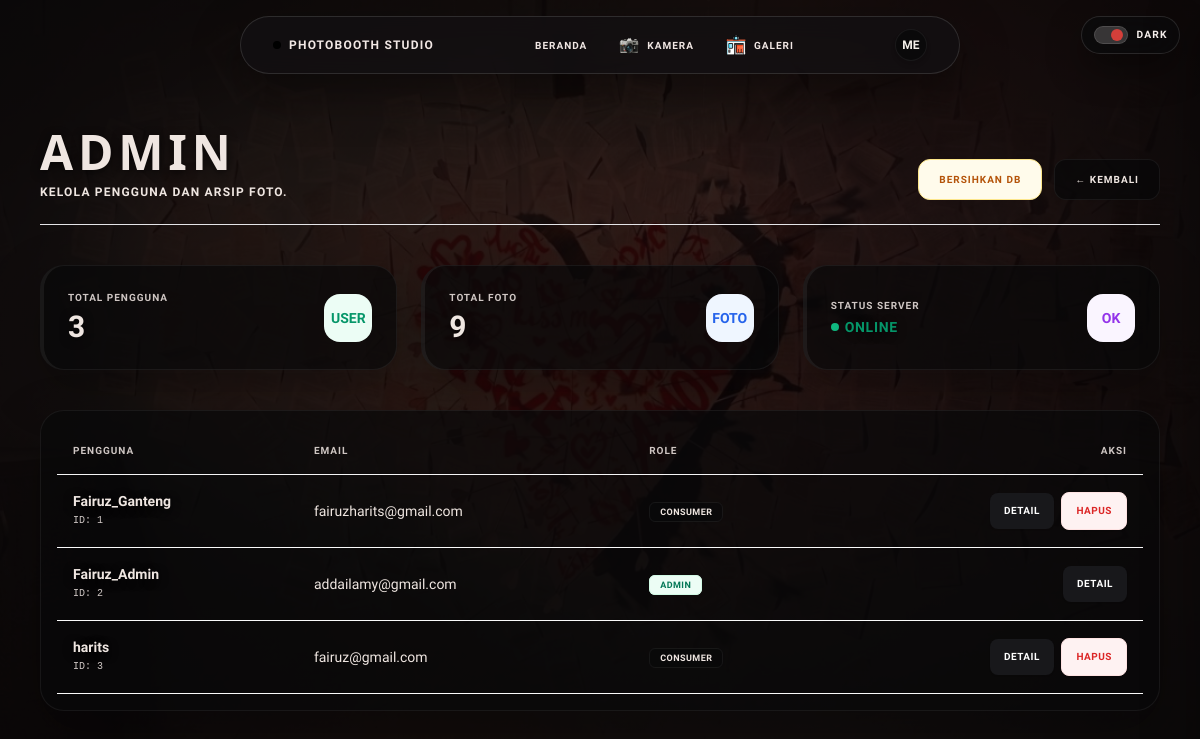
The app's page /admin (signed in) with its own data.
### core/models.py (models this page shows, shortened)
class User(UserMixin, db.Model):
    id = db.Column(db.Integer, primary_key=True)
    username = db.Column(db.String(50), unique=True, nullable=False)
    email = db.Column(db.String(100), unique=True, nullable=False)
    password = db.Column(db.String(200), nullable=False)
    role = db.Column(db.String(20), default='consumer') # 'consumer' atau 'admin'
    phone = db.Column(db.String(20), nullable=True)
    bio = db.Column(db.Text, nullable=True)
    profile_pic = db.Column(db.String(200), nullable=True)
    photos = db.relationship('Photo', backref='owner', lazy=True)

### core/routes/admin.py (the view)
@admin_bp.route('/admin')
@login_required
def admin_dashboard():
    if current_user.role != 'admin':
        flash('Akses ditolak! Anda bukan Admin.', 'error')
        return redirect(url_for('user.dashboard'))
    all_users = User.query.all()
    upload_folder = current_app.config['UPLOAD_FOLDER']
    all_photos = Photo.query.all()
    valid_photos_count = sum(
        1 for p in all_photos
        if os.path.exists(os.path.join(upload_folder, p.file_path))
    )
    return render_template('admin.html', user=current_user, users=all_users, total_photos=valid_photos_count)

### app.py (called while the page is built)
@login_manager.user_loader
def load_user(user_id):
    return User.query.get(int(user_id))

### templates/admin.html (shortened to what this page needs)
{% extends "base.html" %}
{% block content %}
<div class="pt-32 pb-16 min-h-screen bg-zinc-50 text-zinc-900 relative z-10 select-none transition-colors duration-300">
    <div class="max-w-6xl mx-auto px-4">
        <div class="flex justify-between items-end mb-10 border-b border-zinc-200 pb-6 dash-header">
            <div>
                <h1 class="text-3xl md:text-5xl font-black tracking-widest text-zinc-900 uppercase font-sans">Admin</h1>
                <p class="text-zinc-500 text-xs tracking-widest uppercase mt-2 font-semibold">
                    Kelola pengguna dan arsip foto.
                </p>
            </div>
            <div class="flex items-center gap-3">
                <button type="button" onclick="runCleanup()" title="Bersihkan record foto yang sudah dihapus dari database"
                    class="inline-block bg-amber-50 hover:bg-amber-500 hover:text-white text-amber-700 border border-amber-200 font-black text-[10px] tracking-widest uppercase px-5 py-3 transition-all duration-300 rounded-xl cursor-pointer">
                    Bersihkan DB
                </button>
                <a href="{{ url_for('user.dashboard') }}"
                    class="inline-block bg-zinc-100 hover:bg-zinc-200 text-zinc-800 font-black text-[10px] tracking-widest uppercase px-5 py-3 border border-zinc-200 transition-all duration-300 rounded-xl cursor-pointer">
                    ← Kembali
                </a>
            </div>
        </div>
        <div class="grid grid-cols-1 md:grid-cols-3 gap-6 mb-10 admin-stats">
            <div class="bg-white border border-zinc-200/80 p-6 rounded-3xl shadow-sm border-l-4 border-l-emerald-500 flex items-center justify-between">
                <div>
                    <p class="text-[10px] font-black tracking-widest uppercase text-zinc-400 mb-1">Total Pengguna</p>
                    <h3 class="text-3xl font-black text-zinc-900">{{ users|length }}</h3>
                </div>
                <div class="text-sm font-black bg-emerald-50 text-emerald-600 w-12 h-12 flex items-center justify-center rounded-2xl">USER</div>
            </div>
            <div class="bg-white border border-zinc-200/80 p-6 rounded-3xl shadow-sm border-l-4 border-l-blue-500 flex items-center justify-between">
                <div>
                    <p class="text-[10px] font-black tracking-widest uppercase text-zinc-400 mb-1">Total Foto</p>
                    <h3 class="text-3xl font-black text-zinc-900">{{ total_photos | default('0') }}</h3>
                </div>
                <div class="text-sm font-black bg-blue-50 text-blue-600 w-12 h-12 flex items-center justify-center rounded-2xl">FOTO</div>
            </div>
            <div class="bg-white border border-zinc-200/80 p-6 rounded-3xl shadow-sm border-l-4 border-l-purple-500 flex items-center justify-between">
                <div>
                    <p class="text-[10px] font-black tracking-widest uppercase text-zinc-400 mb-1">Status Server</p>
                    <h3 class="text-sm font-black text-emerald-600 tracking-wider flex items-center gap-1.5 mt-1">
                        <span class="w-2 h-2 bg-emerald-500 rounded-full animate-ping"></span> ONLINE
                    </h3>
                </div>
                <div class="text-sm font-black bg-purple-50 text-purple-600 w-12 h-12 flex items-center justify-center rounded-2xl">OK</div>
            </div>
        </div>
        <div class="bg-white border border-zinc-200/80 rounded-3xl overflow-hidden shadow-sm admin-table">
            <div class="overflow-x-auto p-4">
                <table class="w-full text-left border-collapse">
                    <thead>
                        <tr class="border-b border-zinc-100 text-[10px] tracking-widest uppercase text-zinc-400">
                            <th class="p-4 font-bold">Pengguna</th>
                            <th class="p-4 font-bold">Email</th>
                            <th class="p-4 font-bold">Role</th>
                            <th class="p-4 font-bold text-right">Aksi</th>
                        </tr>
                    </thead>
                    <tbody>
                        {% for u in users %}
                        <tr data-user-id="{{ u.id }}" class="border-b border-zinc-50 hover:bg-zinc-50/50 transition-colors text-sm">
                            <td class="p-4 flex items-center gap-3">
                                <div>
                                    <h4 class="font-bold text-zinc-800">{{ u.username }}</h4>
                                    <p class="text-[10px] font-mono text-zinc-400">ID: {{ u.id }}</p>
                                </div>
                            </td>
                            <td class="p-4 text-zinc-600 font-medium">{{ u.email }}</td>
                            <td class="p-4">
                                {% if u.role == 'admin' %}
                                    <span class="px-2.5 py-1 bg-emerald-50 text-emerald-700 border border-emerald-100 rounded-md text-[9px] font-black uppercase tracking-wider">
                                        Admin
                                    </span>
                                {% else %}
                                    <span class="px-2.5 py-1 bg-zinc-100 text-zinc-700 border border-zinc-200 rounded-md text-[9px] font-black uppercase tracking-wider">
                                        Consumer
                                    </span>
                                {% endif %}
                            </td>
                            <td class="p-4 text-right space-x-1">
                                <button type="button" onclick="openUserDrawer('{{ u.id }}')"
                                    class="inline-flex items-center gap-1 bg-zinc-900 text-white hover:bg-zinc-800 text-[10px] font-black uppercase tracking-wider px-3.5 py-2 rounded-lg transition-all active:scale-95 shadow-sm cursor-pointer">
                                    Detail
                                </button>
                                {% if u.id != current_user.id %}
                                <button type="button" onclick="deleteUser('{{ u.id }}', '{{ u.username }}')"
                                    class="inline-flex items-center gap-1 bg-red-50 text-red-600 border border-red-100 hover:bg-red-600 hover:text-white text-[10px] font-black uppercase tracking-wider px-3.5 py-2 rounded-lg transition-all active:scale-95 shadow-sm cursor-pointer">
                                    Hapus
                                </button>
                                {% endif %}
                            </td>
                        </tr>
                        {% endfor %}
                    </tbody>
                </table>
            </div>
        </div>
    </div>
</div>
{% endblock %}

### templates/base.html (shortened to what this page needs)
<!DOCTYPE html>
<html lang="en">
<head>
    <script src="https://cdn.tailwindcss.com"></script>
    <link rel="stylesheet" href="{{ url_for('static', filename='css/style.css') }}">
</head>
<body class="min-h-screen flex flex-col overflow-x-hidden hero-bg" style="background-image: url('{{ url_for('static', filename='assets/Photobooth_Background.jpeg') }}');">
    <button id="theme-toggle" type="button" class="theme-toggle" onclick="globalToggleTheme()"
        aria-label="Ganti tema" aria-pressed="false">
        <span class="theme-toggle-track" aria-hidden="true">
            <span id="global-theme-knob" class="theme-toggle-knob"></span>
        </span>
        <span id="global-theme-text" class="theme-toggle-text">Dark</span>
    </button>
    <nav
        class="global-glass fixed top-4 left-1/2 -translate-x-1/2 w-[92%] md:w-[60%] z-50 px-6 md:px-8 py-3 flex justify-between items-center border border-black/10 dark:border-white/10 shadow-2xl rounded-full backdrop-blur-md transition-all duration-300 text-slate-900 dark:text-white">
        <a href="{{ url_for('user.dashboard') }}"
            class="font-black tracking-widest text-[10px] md:text-xs uppercase flex items-center gap-2 select-none">
            <span class="w-2 h-2 bg-black dark:bg-white rounded-full animate-pulse"></span>
            Photobooth Studio
        </a>
        <div class="hidden md:flex items-center gap-8 text-[10px] font-black tracking-widest uppercase">
            <a href="{{ url_for('user.dashboard') }}" class="hover:opacity-50 transition-opacity py-1 flex ">Beranda</a>
            <a href="{{ url_for('photo.photobooth') }}" class="hover:opacity-50 transition-opacity py-1 flex items-center gap-2">
                <img src="{{ url_for('static', filename='assets/Gemini_Generated_Image_b4hngeb4hngeb4hn.png') }}" alt="Gemini Generated" title="Gemini Generated" class="w-5 h-5" />
                <span>Kamera</span>
            </a>
            <a href="{{ url_for('user.gallery') }}" class="hover:opacity-50 transition-opacity py-1 flex items-center gap-2">
                <img src="{{ url_for('static', filename='assets/Logo Gallery.png') }}" alt="Kamera preview" class="w-5 h-5" />
                <span>Galeri</span>
            </a>
        </div>
        <div class="flex items-center">
            <a href="{{ url_for('user.profile') }}"
                class="w-8 h-8 rounded-full bg-white text-slate-900 flex items-center justify-center border border-black/15 hover:scale-110 active:scale-95 hover:rotate-6 transition-all shadow-md group overflow-hidden"
                title="Buka Profil Saya">
                <span class="text-xs font-black group-hover:scale-110 transition-transform">ME</span>
            </a>
        </div>
    </nav>
    <main class="flex-grow">
        {% block content %}{% endblock %}
    </main>
</body>
</html>

### static/css/style.css (style rules this page uses)
body { font-family: 'Plus Jakarta Sans', sans-serif; background-color: #09090b; color: #f4f4f5; transition: background-color 0.4s ease, color 0.4s ease; }
body.hero-bg { background-size: cover; background-position: center; background-repeat: no-repeat; background-attachment: fixed; --photo-accent: #d43f3a; --photo-muted: #f3d7cf; --photo-dark: #1f1f23; }
.global-glass { background: rgba(255, 255, 255, 0.02); backdrop-filter: blur(16px); -webkit-backdrop-filter: blur(16px); border: 1px solid rgba(255, 255, 255, 0.08); transition: all 0.4s ease; }
body.hero-bg { color: #f7f3f0; }
body.hero-bg h1, body.hero-bg h2, body.hero-bg h3, body.hero-bg h4, body.hero-bg h5 { text-shadow: 0 2px 10px rgba(0,0,0,0.65); }
body.hero-bg .global-glass { background: rgba(255,255,255,0.03); border: 1px solid rgba(0,0,0,0.18); }
body.hero-bg a, body.hero-bg .text-adaptive-muted { color: #f1e7e4; }
body.hero-bg .bg-white, body.hero-bg .bg-zinc-50, body.hero-bg .panel-card, body.hero-bg .form-card, body.hero-bg .gallery-card, body.hero-bg .chamber-viewport, body.hero-bg .bg-zinc-100, body.hero-bg .bg-zinc-200, body.hero-bg .bg-zinc-900\/80, body.hero-bg .bg-zinc-950\/80 { background: rgba(9,9,11,0.72) !important; border-color: rgba(255,255,255,0.06) !important; color: #f4efe9 !important; }
body.hero-bg .text-zinc-900, body.hero-bg .text-zinc-800, body.hero-bg .text-zinc-700, body.hero-bg .text-zinc-600, body.hero-bg .text-zinc-500 { color: #efe6e1 !important; }
body.hero-bg .text-zinc-400, body.hero-bg .text-zinc-300, body.hero-bg .text-zinc-200 { color: rgba(241,231,228,0.85) !important; }
:root { --studio-ink: #f8f1ee; --studio-muted: rgba(248, 241, 238, 0.72); --studio-surface: rgba(18, 16, 18, 0.78); --studio-surface-strong: rgba(12, 11, 12, 0.9); --studio-border: rgba(255, 255, 255, 0.12); --studio-accent: #d43f3a; --studio-accent-soft: rgba(212, 63, 58, 0.16); --studio-shadow: rgba(0, 0, 0, 0.38); }
body.hero-bg::before { content: ""; position: fixed; inset: 0; z-index: 0; pointer-events: none; background: linear-gradient(120deg, rgba(8, 7, 8, 0.82), rgba(8, 7, 8, 0.42) 48%, rgba(8, 7, 8, 0.76)), radial-gradient(circle at 82% 12%, rgba(212, 63, 58, 0.24), transparent 28%); }
main, nav, .theme-toggle { position: relative; }
.global-glass, .form-card, .panel-card, .gallery-card, .profile-card, .admin-table, .admin-stats > div, #user-drawer { background: var(--studio-surface) !important; border-color: var(--studio-border) !important; color: var(--studio-ink) !important; box-shadow: 0 18px 50px var(--studio-shadow) !important; }
.theme-toggle { position: fixed; top: 5.25rem; right: 1rem; z-index: 80; display: inline-flex; align-items: center; gap: 0.55rem; min-width: 92px; padding: 0.55rem 0.7rem; border: 1px solid var(--studio-border); border-radius: 999px; background: var(--studio-surface-strong); color: var(--studio-ink); box-shadow: 0 14px 36px var(--studio-shadow); backdrop-filter: blur(18px); -webkit-backdrop-filter: blur(18px); cursor: pointer; transition: transform 0.2s ease, background 0.25s ease, border-color 0.25s ease; }
.theme-toggle-track { width: 34px; height: 18px; border-radius: 999px; padding: 2px; background: rgba(255, 255, 255, 0.18); border: 1px solid var(--studio-border); }
.theme-toggle-knob { display: block; width: 12px; height: 12px; border-radius: 50%; background: var(--studio-accent); transform: translateX(14px); transition: transform 0.22s ease, background-color 0.22s ease; }
.theme-toggle-text { font-size: 0.64rem; font-weight: 800; letter-spacing: 0.12em; text-transform: uppercase; line-height: 1; }
@media (min-width: 768px) { .theme-toggle { top: 1rem; right: 1.25rem; } }

### records on screen
User: username "Fairuz_Ganteng", id "1", email "fairuzharits@gmail.com", role "CONSUMER"
User: username "Fairuz_Admin", id "2", email "addailamy@gmail.com", role "ADMIN"
User: username "harits", id "3", email "fairuz@gmail.com", role "CONSUMER"

### other values on screen
{{ users|length }} "3"
{{ total_photos | default('0') }} "9"
